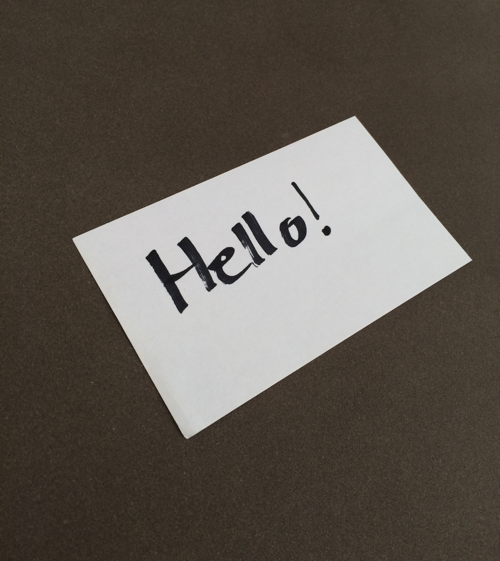
#> input picture document_scanner/perspective/images/example_01.png, 500 x 561 px
$ python opencv_tutorial_2.py --image ../document_scanner/perspective/images/example_01.png
#> lines starting #> are read from the running program, lines starting #| are printed output that depends on the picture; after the words box and inside, x2 and y2 are one past the last pixel; in counts of white or black regions, pixels touching at a corner belong together
import cv2
import argparse
import imutils
ap = argparse.ArgumentParser()
ap.add_argument("-i","--image", required=True, help="image path")
args = vars(ap.parse_args())
image = cv2.imread(args["image"])
#> image is the input picture: shape (561, 500, 3); mean B, G, R 80.9, 88.6, 95.4

gray=cv2.cvtColor(image, cv2.COLOR_BGR2GRAY)
edged = cv2.Canny(gray, 30, 150)
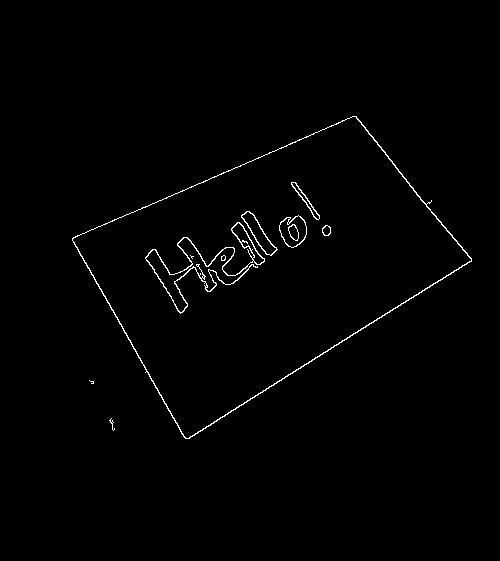
#> edged: shape (561, 500); 0.98% white in thin lines or dots, all inside (x1, y1, x2, y2) = (72, 116, 472, 439)
cv2.imshow("Image", gray)
cv2.imshow("Edged", edged)

thresholding = cv2.threshold(gray, 230, 255, cv2.THRESH_BINARY_INV)[1]
#> thresholding: shape (561, 500); every value is 255
cv2.imshow("thresholding", thresholding)

#find the contours/outlines
cnts = cv2.findContours(thresholding.copy(), cv2.RETR_EXTERNAL, cv2.CHAIN_APPROX_SIMPLE)
#> cnts = 1 contour; box (x1, y1, x2, y2) and area: (0, 0, 500, 561) 279440
cnts = imutils.grab_contours(cnts)
#> cnts = [[[0, 0], [0, 560], [499, 560], [499, 0]]]
output = image.copy()

#loop over the contours
for c in cnts:
    cv2.drawContours(output, [c], -1, (51, 51, 255), 3)
    cv2.imshow("Contours", output)
#> this loop made 1 pass
#> c on pass 1: [[0, 0], [0, 560], [499, 560], [499, 0]]
#> pass 1, `cv2.imshow("Contours", output)`:
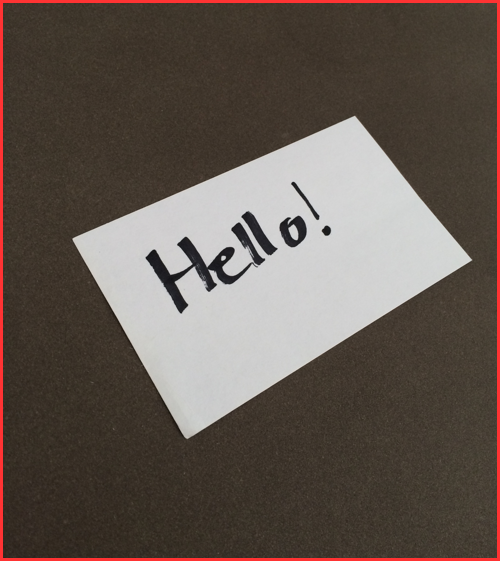
#> window 'Contours': shape (561, 500, 3); mean B, G, R 81.1, 88.5, 99.7

#text on the image
text = "I found {} objects!".format(len(cnts))
#> text = 'I found 1 objects!'
cv2.putText(output, text, (10,25), cv2.FONT_HERSHEY_TRIPLEX, 0.7, (51, 51, 255), 2)
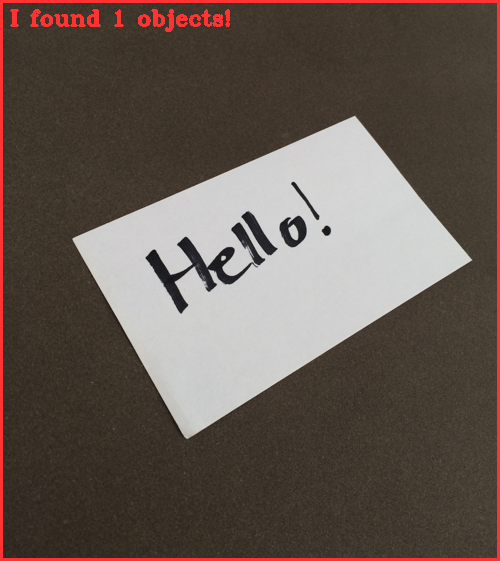
#> output: shape (561, 500, 3); 0.6% of pixels changed, all inside (x1, y1, x2, y2) = (10, 9, 230, 32)
cv2.imshow("Contours", output)

#Erosions
#apply erosions to reduce the size of foreground objects
mask = thresholding.copy()
mask = cv2.erode(mask, None, iterations=5)
cv2.imshow("Eroded", mask)

#Dilations
mask = thresholding.copy()
mask = cv2.dilate(mask, None, iterations=5)
cv2.imshow("Dilated", mask)

mask = thresholding.copy()
output = cv2.bitwise_and(image, image, mask=mask)
cv2.imshow("Output", output)
cv2.waitKey(0)

$ run again, on document_scanner/perspective/images/example_03.png
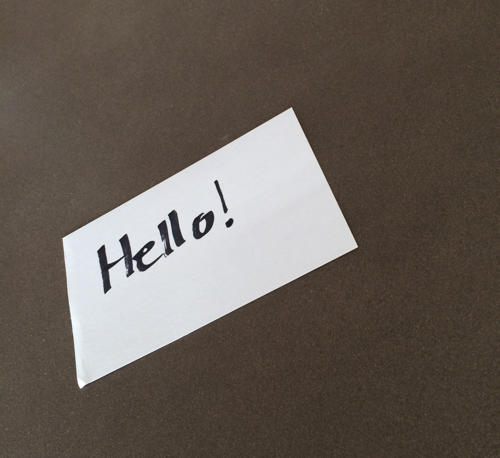
#> input picture document_scanner/perspective/images/example_03.png, 500 x 458 px
#> image is the input picture: shape (458, 500, 3); mean B, G, R 86.6, 94.4, 102.9
#> `edged = cv2.Canny(gray, 30, 150)`:
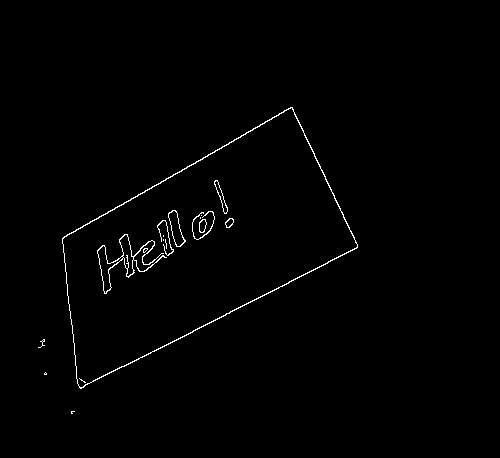
#> edged: shape (458, 500); 0.89% white in thin lines or dots, all inside (x1, y1, x2, y2) = (38, 107, 358, 414)
#> thresholding: shape (458, 500); 99.3% white; 223 black regions (220 under 20 px)
#> `cnts = cv2.findContours(thresholding.copy(), cv2.RETR_EXTERNAL, cv2.CH..`: cnts = 1 contour; box (x1, y1, x2, y2) and area: (0, 0, 500, 458) 228043
#> `cnts = imutils.grab_contours(cnts)`: cnts = [[[0, 0], [0, 457], [499, 457], [499, 0]]]
#> the loop `for c in cnts:` made 1 pass
#> c on pass 1: [[0, 0], [0, 457], [499, 457], [499, 0]]
#> text = 'I found 1 objects!'
#> `mask = cv2.erode(mask, None, iterations=5)`:
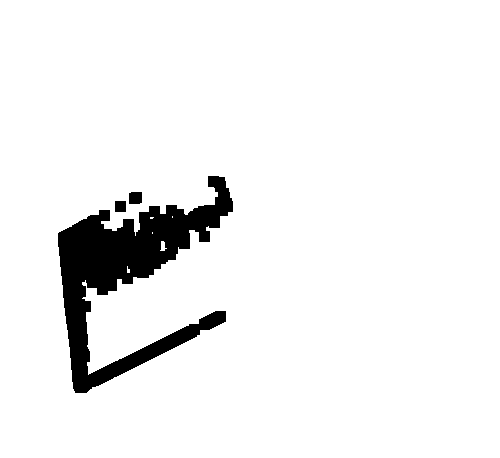
#> mask: shape (458, 500); 94.1% white; 3 black regions, box (x1, y1, x2, y2) and area: (58, 176, 233, 393) 13334, (129, 192, 142, 204) 152, (115, 201, 126, 212) 121
